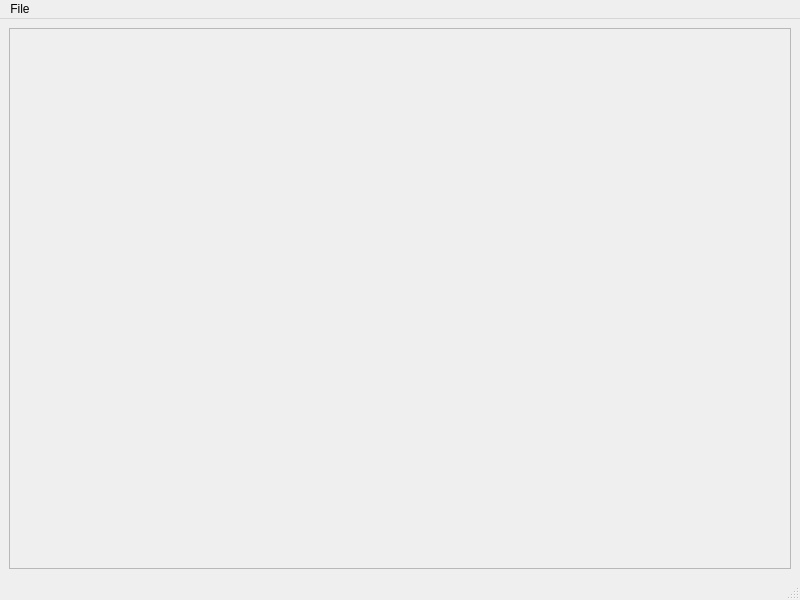
<?xml version="1.0" encoding="UTF-8"?>
<ui version="4.0">
 <class>HtmlDemoMainWindow</class>
 <widget class="QMainWindow" name="HtmlDemoMainWindow">
  <property name="geometry">
   <rect>
    <x>0</x>
    <y>0</y>
    <width>800</width>
    <height>600</height>
   </rect>
  </property>
  <property name="windowTitle">
   <string>MainWindow</string>
  </property>
  <widget class="QWidget" name="centralwidget">
   <layout class="QVBoxLayout" name="verticalLayout">
    <item>
     <widget class="QScrollArea" name="_scrollArea">
      <property name="widgetResizable">
       <bool>true</bool>
      </property>
      <widget class="QWidget" name="scrollAreaWidgetContents">
       <property name="geometry">
        <rect>
         <x>0</x>
         <y>0</y>
         <width>772</width>
         <height>511</height>
        </rect>
       </property>
      </widget>
     </widget>
    </item>
   </layout>
  </widget>
  <widget class="QMenuBar" name="menubar">
   <property name="geometry">
    <rect>
     <x>0</x>
     <y>0</y>
     <width>800</width>
     <height>31</height>
    </rect>
   </property>
   <widget class="QMenu" name="menuSave_Image">
    <property name="title">
     <string>File</string>
    </property>
    <addaction name="_actionLoad_Page"/>
    <addaction name="_actionLoad_Demo"/>
    <addaction name="separator"/>
    <addaction name="_actionSave_Html"/>
    <addaction name="_actionSave_PDF_1"/>
    <addaction name="separator"/>
    <addaction name="_actionSave_PDF_2"/>
    <addaction name="_actionSave_Demo_Html"/>
    <addaction name="separator"/>
    <addaction name="_actionSave_Image"/>
    <addaction name="separator"/>
    <addaction name="_actionExit"/>
   </widget>
   <addaction name="menuSave_Image"/>
  </widget>
  <widget class="QStatusBar" name="statusbar"/>
  <action name="_actionSave_PDF_1">
   <property name="text">
    <string>Save View pdf</string>
   </property>
  </action>
  <action name="_actionSave_Html">
   <property name="text">
    <string>Save View Html</string>
   </property>
  </action>
  <action name="_actionSave_Image">
   <property name="text">
    <string>Save Image</string>
   </property>
  </action>
  <action name="_actionExit">
   <property name="text">
    <string>Exit</string>
   </property>
  </action>
  <action name="_actionSave_PDF_2">
   <property name="text">
    <string>Save Demo pdf</string>
   </property>
  </action>
  <action name="_actionLoad_Page">
   <property name="text">
    <string>Load Page</string>
   </property>
  </action>
  <action name="_actionLoad_Demo">
   <property name="text">
    <string>Load Demo</string>
   </property>
  </action>
  <action name="_actionSave_Demo_Html">
   <property name="text">
    <string>Save Demo Html</string>
   </property>
  </action>
 </widget>
 <resources/>
 <connections>
  <connection>
   <sender>_actionExit</sender>
   <signal>triggered()</signal>
   <receiver>HtmlDemoMainWindow</receiver>
   <slot>close()</slot>
   <hints>
    <hint type="sourcelabel">
     <x>-1</x>
     <y>-1</y>
    </hint>
    <hint type="destinationlabel">
     <x>399</x>
     <y>299</y>
    </hint>
   </hints>
  </connection>
  <connection>
   <sender>_actionSave_Html</sender>
   <signal>triggered()</signal>
   <receiver>HtmlDemoMainWindow</receiver>
   <slot>save_html()</slot>
   <hints>
    <hint type="sourcelabel">
     <x>-1</x>
     <y>-1</y>
    </hint>
    <hint type="destinationlabel">
     <x>399</x>
     <y>299</y>
    </hint>
   </hints>
  </connection>
  <connection>
   <sender>_actionSave_PDF_1</sender>
   <signal>triggered()</signal>
   <receiver>HtmlDemoMainWindow</receiver>
   <slot>save_view_pdf()</slot>
   <hints>
    <hint type="sourcelabel">
     <x>-1</x>
     <y>-1</y>
    </hint>
    <hint type="destinationlabel">
     <x>399</x>
     <y>299</y>
    </hint>
   </hints>
  </connection>
  <connection>
   <sender>_actionSave_Image</sender>
   <signal>triggered()</signal>
   <receiver>HtmlDemoMainWindow</receiver>
   <slot>save_image()</slot>
   <hints>
    <hint type="sourcelabel">
     <x>-1</x>
     <y>-1</y>
    </hint>
    <hint type="destinationlabel">
     <x>399</x>
     <y>299</y>
    </hint>
   </hints>
  </connection>
  <connection>
   <sender>_actionSave_PDF_2</sender>
   <signal>triggered()</signal>
   <receiver>HtmlDemoMainWindow</receiver>
   <slot>save_doc_pdf()</slot>
   <hints>
    <hint type="sourcelabel">
     <x>-1</x>
     <y>-1</y>
    </hint>
    <hint type="destinationlabel">
     <x>399</x>
     <y>299</y>
    </hint>
   </hints>
  </connection>
  <connection>
   <sender>_actionLoad_Page</sender>
   <signal>triggered()</signal>
   <receiver>HtmlDemoMainWindow</receiver>
   <slot>load_web_page()</slot>
   <hints>
    <hint type="sourcelabel">
     <x>-1</x>
     <y>-1</y>
    </hint>
    <hint type="destinationlabel">
     <x>399</x>
     <y>299</y>
    </hint>
   </hints>
  </connection>
  <connection>
   <sender>_actionLoad_Demo</sender>
   <signal>triggered()</signal>
   <receiver>HtmlDemoMainWindow</receiver>
   <slot>load_demo()</slot>
   <hints>
    <hint type="sourcelabel">
     <x>-1</x>
     <y>-1</y>
    </hint>
    <hint type="destinationlabel">
     <x>399</x>
     <y>299</y>
    </hint>
   </hints>
  </connection>
  <connection>
   <sender>_actionSave_Demo_Html</sender>
   <signal>triggered()</signal>
   <receiver>HtmlDemoMainWindow</receiver>
   <slot>save_demo_html()</slot>
   <hints>
    <hint type="sourcelabel">
     <x>-1</x>
     <y>-1</y>
    </hint>
    <hint type="destinationlabel">
     <x>399</x>
     <y>299</y>
    </hint>
   </hints>
  </connection>
 </connections>
</ui>
